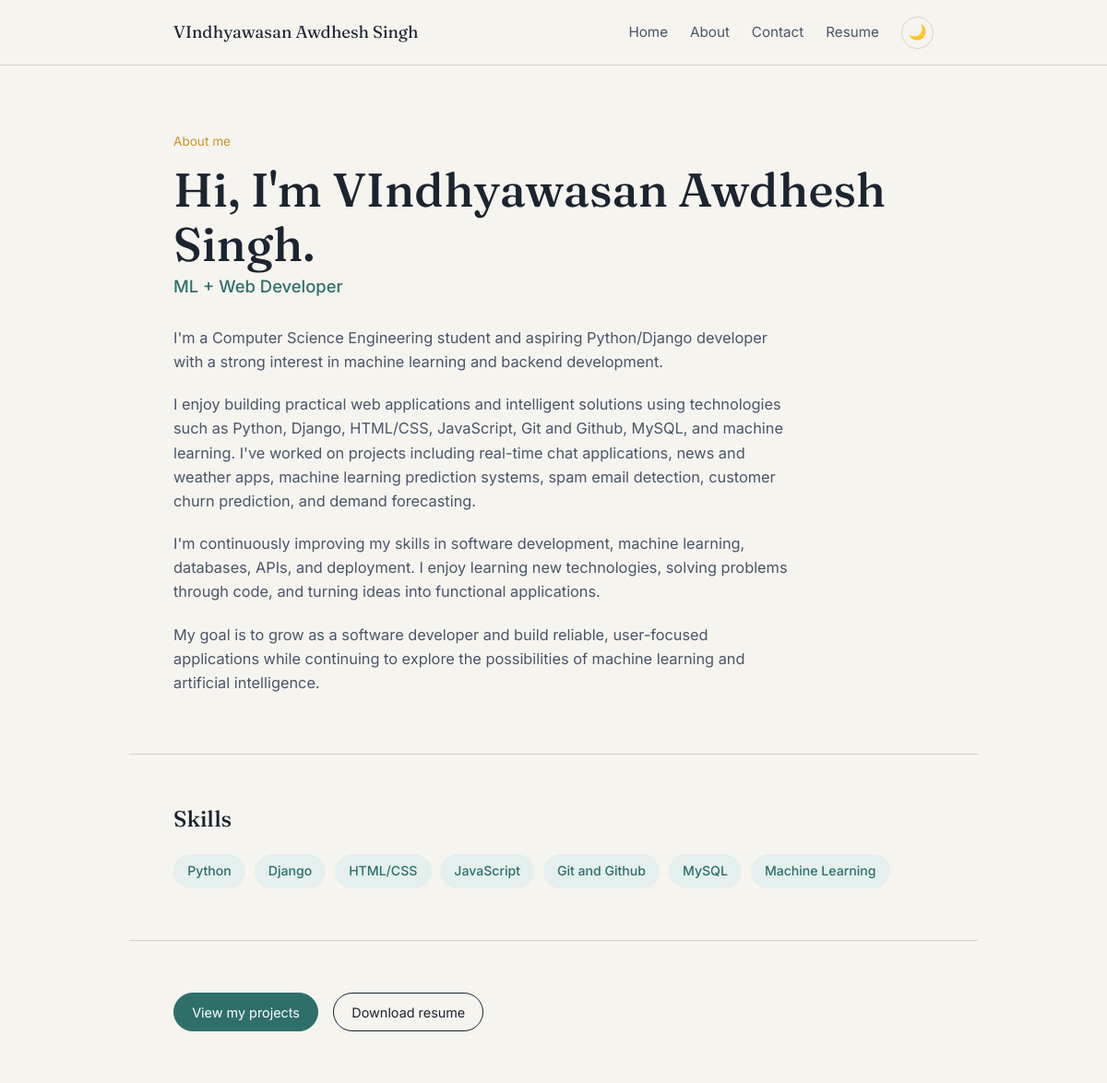
The app's page //about, older data.
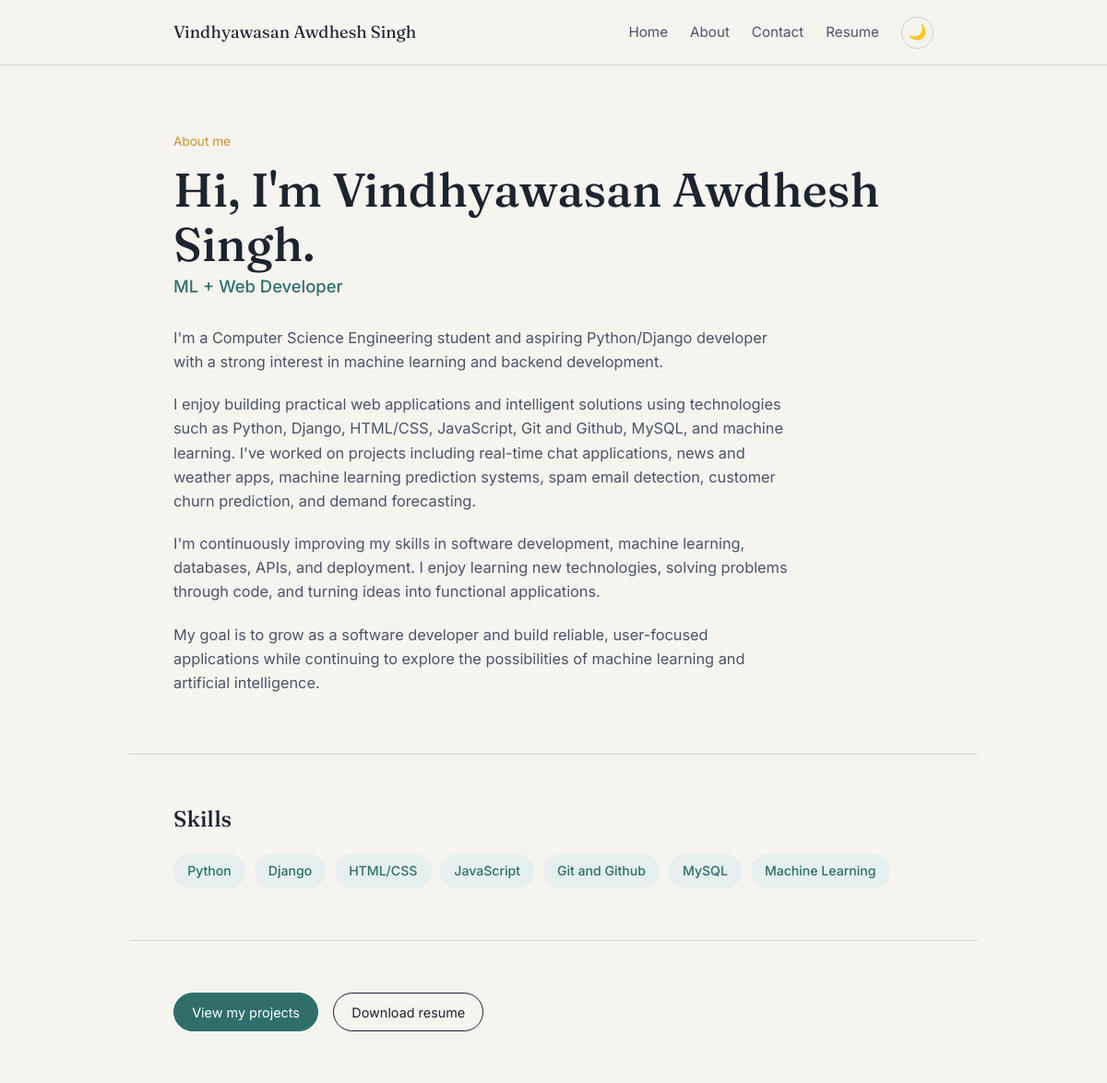
The same page, newer data.
### main/models.py (models this page shows, shortened)
class Profile(models.Model):
    name = models.CharField(max_length=100)
    title = models.CharField(max_length=100)
    email = models.EmailField()
    bio = models.TextField()
    profile_image = models.ImageField(upload_to='media/profile_images/')
    phone = models.CharField(max_length=20)
    location = models.CharField(max_length=200)
    github = models.URLField(blank=True, null=True)
    linkedin = models.URLField(blank=True, null=True)

### main/views.py (the view)
# urls.py: path('/about', views.about, name='about'),
def about(request):
    skill = Skill.objects.all()
    profile = Profile.objects.first()
    return render(request,'about.html',{
        "skills" : skill,
        "profile" : profile
    })

### main/templates/about.html (shortened to what this page needs)
{% load static %}
<!DOCTYPE html>
<html lang="en">
<head>
    <link rel="stylesheet" href="{% static 'css/style.css' %}">
</head>
<body>
    <header class="site-header">
        <nav class="navbar">
            <a class="brand" href="{% url 'home' %}">{{ profile.name }}</a>
            <div class="nav-links">
                <a href="{% url 'home' %}">Home</a>
                <a href="{% url 'about' %}">About</a>
                <a href="{% url 'contact' %}">Contact</a>
                <a href="{% url 'resume' %}">Resume</a>
            </div>
            <button id="theme-toggle" class="theme-toggle" type="button" aria-label="Toggle light mode">
                🌙
            </button>
        </nav>
    </header>
    <section class="about-hero">
        <p class="eyebrow">About me</p>
        <h1>Hi, I'm {{ profile.name }}.</h1>
        <h2>{{ profile.title }}</h2>
        <div class="about-copy">
            <p>
                I'm a Computer Science Engineering student and aspiring
                Python/Django developer with a strong interest in machine
                learning and backend development.
            </p>
            <p>
                I enjoy building practical web applications and intelligent
                solutions using technologies such as
                {% for skill in skills %}{% if skill.name != "Machine Learning" %}{{ skill.name }}, {% endif %}{% endfor %}
                and machine learning. I've worked on projects including
                real-time chat applications, news and weather apps, machine
                learning prediction systems, spam email detection, customer
                churn prediction, and demand forecasting.
            </p>
            <p>
                I'm continuously improving my skills in software development,
                machine learning, databases, APIs, and deployment. I enjoy
                learning new technologies, solving problems through code,
                and turning ideas into functional applications.
            </p>
            <p>
                My goal is to grow as a software developer and build reliable,
                user-focused applications while continuing to explore the
                possibilities of machine learning and artificial intelligence.
            </p>
        </div>
    </section>
    <section class="section">
        <h2 class="section-title">Skills</h2>
        <ul class="chip-list">
            {% for skill in skills %}
            <li class="chip">{{ skill.name }}</li>
            {% empty %}
            <li class="empty-note">No skills added yet.</li>
            {% endfor %}
        </ul>
    </section>
    <section class="section about-cta">
        <a class="pill-link pill-link--solid" href="{% url 'home' %}">
            View my projects
        </a>
        <a class="pill-link" href="{% url 'resume' %}">
            Download resume
        </a>
    </section>
</body>
</html>

Row changes from the older to the newer data that the page shows:
changed Profile "ML + Web Developer": name "VIndhyawasan Awdhesh Singh" → "Vindhyawasan Awdhesh Singh"
